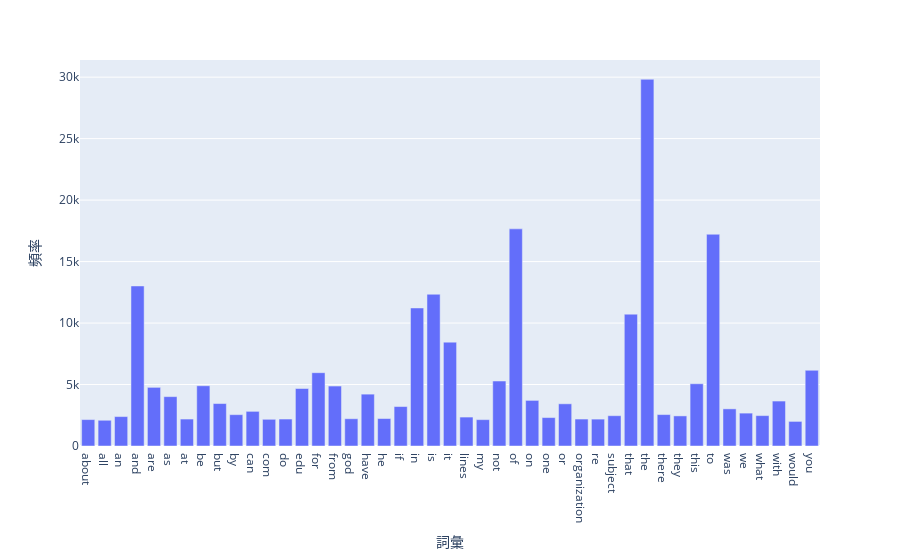

The notebook cell this image was saved under:
### Markdown cell above
### >>> **Exercise 13 (take home):** 
The chart above only contains 300 vocabulary in the documents, and it's already computationally intensive to both compute and visualize. Can you efficiently reduce the number of terms you want to visualize as an exercise.

### Code cell
# 獲取每個詞彙的頻率
term_frequencies = np.asarray(X_counts.sum(axis=0)).ravel()

# 設定最小頻率閾值 這邊篩選顯示出現至少 2000 次的詞彙
threshold = 2000
filtered_indices = np.where(term_frequencies >= threshold)[0]
filtered_terms = count_vect.get_feature_names_out()[filtered_indices]
filtered_frequencies = term_frequencies[filtered_indices]

# 根據篩選條件，視覺化最常出現的詞彙
px.bar(
    x=filtered_terms[:300],  # 取前 300 個過濾後的詞彙
    y=filtered_frequencies[:300],  # 對應的頻率
    labels={"x": "詞彙", "y": "頻率"}
)

### Figure 1 — Plotly figure (JSON) as saved in the notebook; plotly's stock layout.template omitted (floating-point values rounded to 4 significant figures)
{"data": [{"hovertemplate": "詞彙=%{x}<br>頻率=%{y}<extra></extra>", "legendgroup": "", "marker": {"color": "#636efa", "pattern": {"shape": ""}}, "name": "", "orientation": "v", "showlegend": false, "textposition": "auto", "type": "bar", "x": ["about", "all", "an", "and", "are", "as", "at", "be", "but", "by", "can", "com", "do", "edu", "for", "from", "god", "have", "he", "if", "in", "is", "it", "lines", "my", "not", "of", "on", "one", "or", "organization", "re", "subject", "that", "the", "there", "they", "this", "to", "was", "we", "what", "with", "would", "you"], "xaxis": "x", "y": [2148, 2093, 2393, 13017, 4769, 4015, 2191, 4898, 3453, 2548, 2818, 2172, 2193, 4675, 5962, 4877, 2216, 4218, 2232, 3208, 11226, 12343, 8447, 2353, 2143, 5285, 17660, 3709, 2312, 3432, 2192, 2186, 2464, 10723, 29825, 2556, 2448, 5063, 17222, 3020, 2674, 2472, 3655, 2000, 6157], "yaxis": "y"}], "layout": {"barmode": "relative", "legend": {"tracegroupgap": 0}, "margin": {"t": 60}, "xaxis": {"anchor": "y", "domain": [0, 1], "title": {"text": "詞彙"}}, "yaxis": {"anchor": "x", "domain": [0, 1], "title": {"text": "頻率"}}}}
